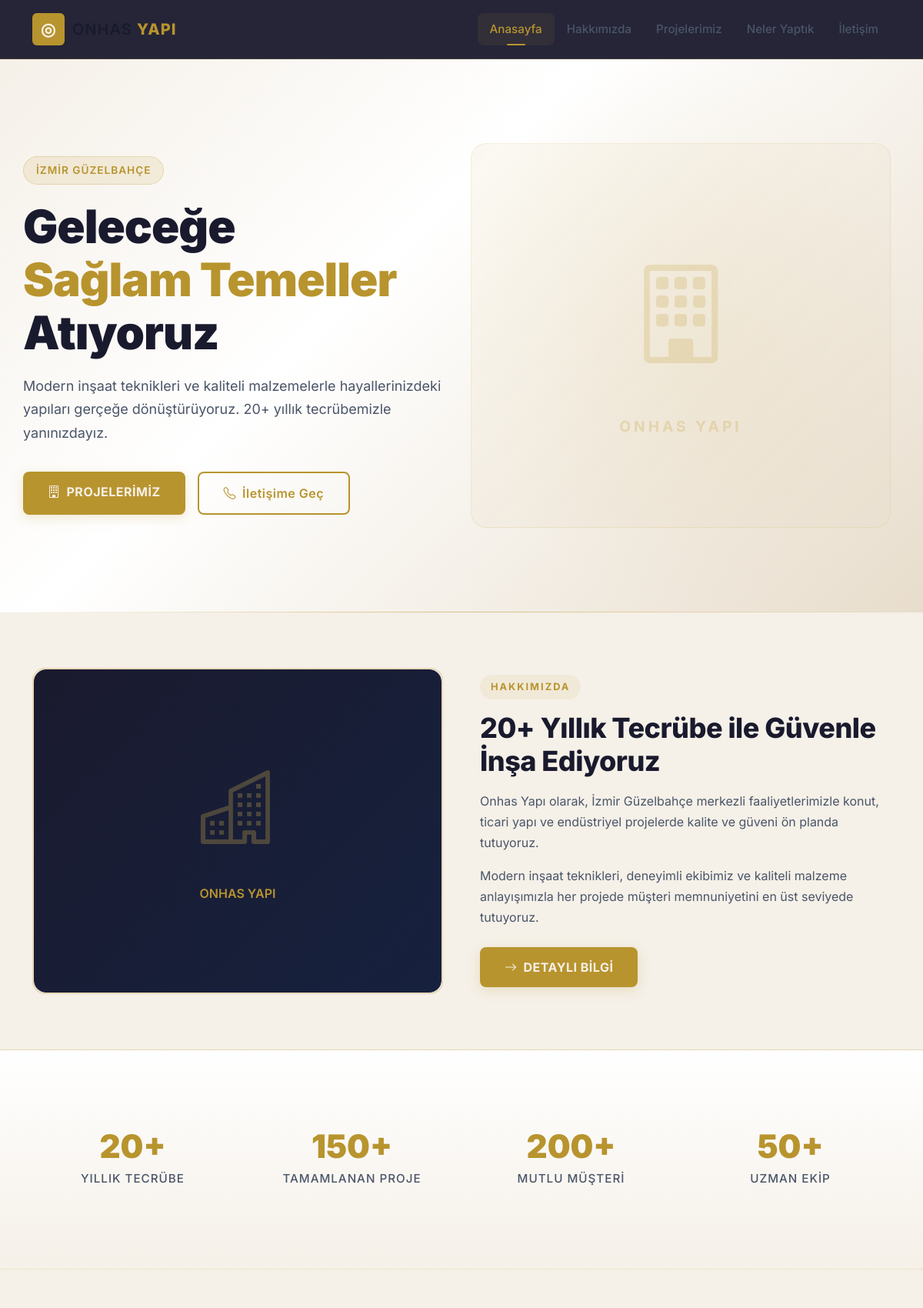
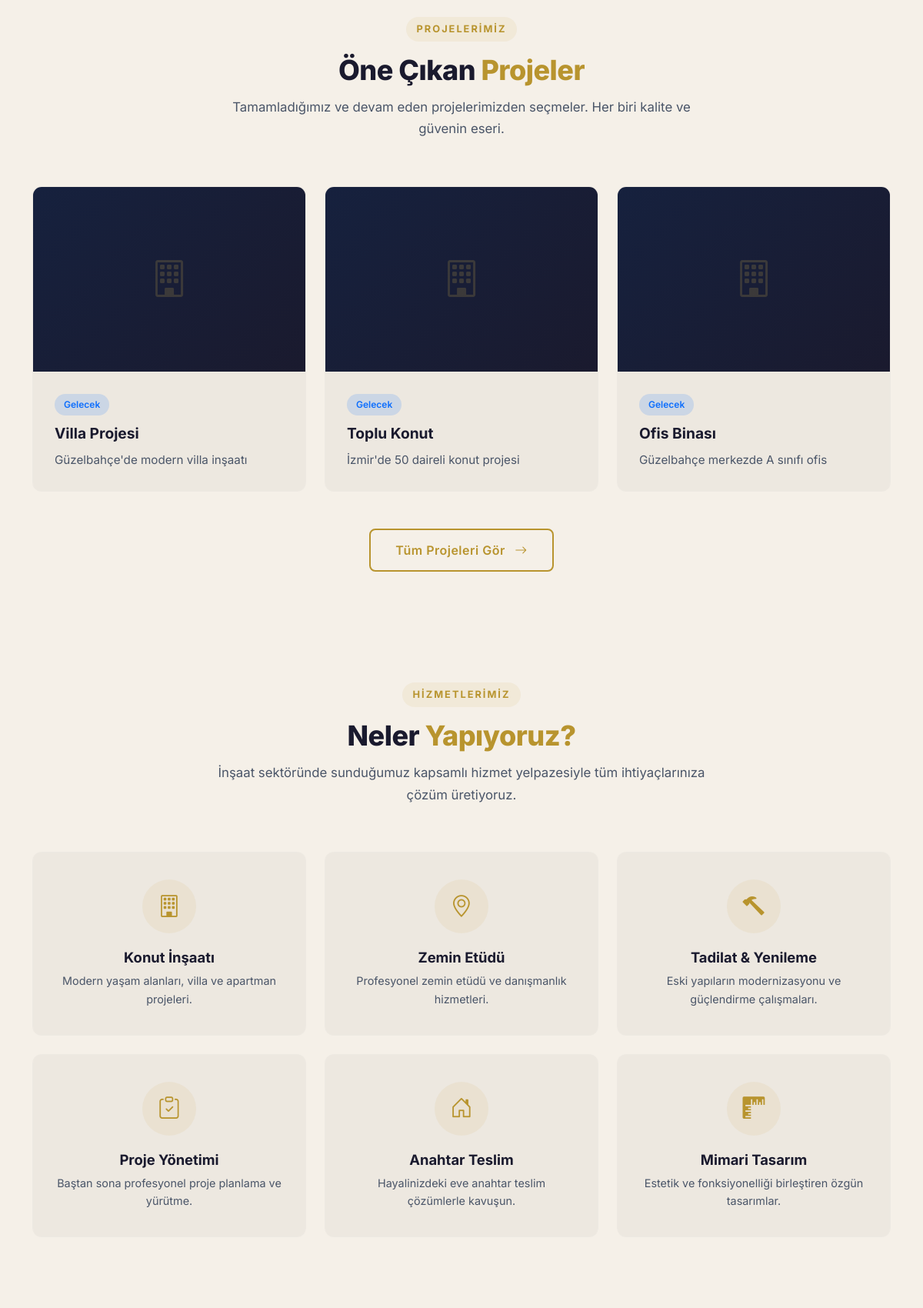
The page / (upper part) on the database its author committed (2 pictures, top to bottom).
### tables this page shows
CREATE TABLE projects (
            id          INTEGER PRIMARY KEY AUTOINCREMENT,
            title       TEXT NOT NULL,
            description TEXT,
            image       TEXT,
            status      TEXT DEFAULT 'devam',
            order_num   INTEGER DEFAULT 0
        );

### app.py (the view)
@app.route("/")
def index():
    contents = get_contents_dict()
    db = get_db()
    projects = db.execute(
        "SELECT * FROM projects ORDER BY order_num ASC"
    ).fetchall()
    return render_template(
        "index.html",
        contents=contents,
        projects=projects,
        get_content=get_content,
        get_setting=get_setting,
        istatistikler={
            "yil": get_content("istatistik_yil", "20+"),
            "proje": get_content("istatistik_proje", "150+"),
            "musteri": get_content("istatistik_musteri", "200+"),
            "ekip": get_content("istatistik_ekip", "50+"),
        },
        one_cikan_projeler=projects,
        hizmetler=[
            {"icon": "building", "title": "Konut İnşaatı", "description": "Modern yaşam alanları, villa ve apartman projeleri."},
            {"icon": "geo-alt", "title": "Zemin Etüdü", "description": "Profesyonel zemin etüdü ve danışmanlık hizmetleri."},
            {"icon": "hammer", "title": "Tadilat & Yenileme", "description": "Eski yapıların modernizasyonu ve güçlendirme çalışmaları."},
            {"icon": "clipboard-check", "title": "Proje Yönetimi", "description": "Baştan sona profesyonel proje planlama ve yürütme."},
            {"icon": "house-door", "title": "Anahtar Teslim", "description": "Hayalinizdeki eve anahtar teslim çözümlerle kavuşun."},
            {"icon": "rulers", "title": "Mimari Tasarım", "description": "Estetik ve fonksiyonelliği birleştiren özgün tasarımlar."},
        ],
    )

### app.py (called while the page is built)
def get_db():
    if "db" not in g:
        g.db = sqlite3.connect(DB_PATH)
        g.db.row_factory = sqlite3.Row
        g.db.execute("PRAGMA journal_mode=WAL")
        g.db.execute("PRAGMA foreign_keys=ON")
    return g.db

def get_contents_dict():
    db = get_db()
    rows = db.execute("SELECT key, value, type FROM contents").fetchall()
    return {r["key"]: (r["value"], r["type"]) for r in rows}

def get_content(key, default=""):
    db = get_db()
    row = db.execute("SELECT value FROM contents WHERE key = ?", (key,)).fetchone()
    return row["value"] if row else default

@app.context_processor
def inject_site():
    try:
        db = get_db()
    except Exception:
        return {"site": SiteNamespace()}
    attrs = {}
    for row in db.execute("SELECT key, value FROM settings").fetchall():
        attrs[row["key"]] = row["value"]
    for row in db.execute("SELECT key, value FROM contents").fetchall():
        attrs[row["key"]] = row["value"]
    class DynamicSite:
        def __getattr__(self, name):
            return attrs.get(name)
    return {"site": DynamicSite()}

### templates/index.html (shortened to what this page needs)
{% extends "base.html" %}
{% block content %}
<section class="hero-section">
    <div class="container">
        <div class="row align-items-center">
            <div class="col-lg-6 hero-content">
                <span class="hero-badge">{{ site.slogan or 'İzmir Güzelbahçe' }}</span>
                <h1 class="hero-title">
                    Geleceğe<br>
                    <span class="gold">Sağlam Temeller</span><br>
                    Atıyoruz
                </h1>
                <p class="hero-subtitle">
                    {{ site.hero_aciklama or 'Modern inşaat teknikleri ve kaliteli malzemelerle hayallerinizdeki yapıları gerçeğe dönüştürüyoruz. 20+ yıllık tecrübemizle yanınızdayız.' }}
                </p>
                <div class="d-flex flex-wrap gap-3">
                    <a href="{{ url_for('projeler') }}" class="btn btn-gold">
                        <i class="bi bi-building me-2"></i>Projelerimiz
                    </a>
                    <a href="{{ url_for('iletisim') }}" class="btn btn-outline-gold">
                        <i class="bi bi-telephone me-2"></i>İletişime Geç
                    </a>
                </div>
            </div>
            <div class="col-lg-6 d-none d-lg-block text-end">
                <div style="position: relative;">
                    <div style="width: 100%; height: 500px; background: linear-gradient(135deg, rgba(201,168,76,0.08) 0%, rgba(201,168,76,0.02) 100%); border-radius: 20px; border: 1px solid rgba(201,168,76,0.15); display: flex; align-items: center; justify-content: center;">
                        <div style="text-align: center;">
                            <i class="bi bi-building" style="font-size: 8rem; color: rgba(201,168,76,0.25);"></i>
                            <div style="margin-top: 20px; color: rgba(201,168,76,0.3); font-size: 1.2rem; font-weight: 700; letter-spacing: 4px;">ONHAS YAPI</div>
                        </div>
                    </div>
                </div>
            </div>
        </div>
    </div>
</section>
<section class="py-5">
    <div class="container py-4">
        <div class="row align-items-center g-5">
            <div class="col-lg-6">
                <div class="about-image-wrapper">
                    <div style="width: 100%; height: 420px; background: linear-gradient(135deg, #1a1a2e 0%, #16213e 100%); display: flex; align-items: center; justify-content: center; border-radius: 16px;">
                        <div style="text-align: center;">
                            <i class="bi bi-buildings" style="font-size: 6rem; color: rgba(201,168,76,0.3);"></i>
                            <p style="color: var(--gold); margin-top: 16px; font-weight: 600;">ONHAS YAPI</p>
                        </div>
                    </div>
                </div>
            </div>
            <div class="col-lg-6">
                <span class="section-badge">Hakkımızda</span>
                <h2 class="section-title text-start mb-3">
                    {{ site.hakkimizda_baslik or '20+ Yıllık Tecrübe ile Güvenle İnşa Ediyoruz' }}
                </h2>
                <p style="color: var(--text-secondary); margin-bottom: 16px;">
                    {{ site.hakkimizda_ozet or 'Onhas Yapı olarak, İzmir Güzelbahçe merkezli faaliyetlerimizle konut, ticari yapı ve endüstriyel projelerde kalite ve güveni ön planda tutuyoruz.' }}
                </p>
                <p style="color: var(--text-secondary); margin-bottom: 24px;">
                    Modern inşaat teknikleri, deneyimli ekibimiz ve kaliteli malzeme anlayışımızla her projede müşteri memnuniyetini en üst seviyede tutuyoruz.
                </p>
                <a href="{{ url_for('hakkimizda') }}" class="btn btn-gold">
                    <i class="bi bi-arrow-right me-2"></i>Detaylı Bilgi
                </a>
            </div>
        </div>
    </div>
</section>
<section class="stats-section py-5">
    <div class="container py-3">
        <div class="row g-4">
            <div class="col-6 col-md-3">
                <div class="stat-card">
                    <div class="stat-number">{{ istatistikler.yil or '20+' }}</div>
                    <div class="stat-label">Yıllık Tecrübe</div>
                </div>
            </div>
            <div class="col-6 col-md-3">
                <div class="stat-card">
                    <div class="stat-number">{{ istatistikler.proje or '150+' }}</div>
                    <div class="stat-label">Tamamlanan Proje</div>
                </div>
            </div>
            <div class="col-6 col-md-3">
                <div class="stat-card">
                    <div class="stat-number">{{ istatistikler.musteri or '200+' }}</div>
                    <div class="stat-label">Mutlu Müşteri</div>
                </div>
            </div>
            <div class="col-6 col-md-3">
                <div class="stat-card">
                    <div class="stat-number">{{ istatistikler.ekip or '50+' }}</div>
                    <div class="stat-label">Uzman Ekip</div>
                </div>
            </div>
        </div>
    </div>
</section>
<section class="py-5">
    <div class="container py-4">
        <div class="section-header">
            <span class="section-badge">Projelerimiz</span>
            <h2 class="section-title">Öne Çıkan <span class="gold">Projeler</span></h2>
            <p class="section-desc">Tamamladığımız ve devam eden projelerimizden seçmeler. Her biri kalite ve güvenin eseri.</p>
        </div>
        <div class="row g-4">
            {% for proje in one_cikan_projeler[:3] %}
            <div class="col-md-6 col-lg-4">
                <div class="card-custom">
                    {% if proje.foto %}
                    <img src="{{ proje.foto }}" class="card-img-top" alt="{{ proje.title }}">
                    {% else %}
                    <div style="height: 240px; background: linear-gradient(135deg, #16213e, #1a1a2e); display: flex; align-items: center; justify-content: center;">
                        <i class="bi bi-building" style="font-size: 3rem; color: rgba(201,168,76,0.2);"></i>
                    </div>
                    {% endif %}
                    <div class="card-body">
                        <span class="card-badge {% if proje.durum == 'devam' %}badge-ongoing{% elif proje.durum == 'bitti' %}badge-completed{% else %}badge-upcoming{% endif %}">
                            {% if proje.durum == 'devam' %}Devam Ediyor{% elif proje.durum == 'bitti' %}Tamamlandı{% else %}Gelecek{% endif %}
                        </span>
                        <h5 class="card-title">{{ proje.title or 'Proje Başlığı' }}</h5>
                        <p class="card-text">{{ proje.description[:120] or 'Proje açıklaması buraya gelecek.' }}{% if proje.description and proje.description|length > 120 %}...{% endif %}</p>
                    </div>
                </div>
            </div>
            {% endfor %}
        </div>
        <div class="text-center mt-5">
            <a href="{{ url_for('projeler') }}" class="btn btn-outline-gold">
                Tüm Projeleri Gör <i class="bi bi-arrow-right ms-2"></i>
            </a>
        </div>
    </div>
</section>
<section class="py-5">
    <div class="container py-4">
        <div class="section-header">
            <span class="section-badge">Hizmetlerimiz</span>
            <h2 class="section-title">Neler <span class="gold">Yapıyoruz?</span></h2>
            <p class="section-desc">İnşaat sektöründe sunduğumuz kapsamlı hizmet yelpazesiyle tüm ihtiyaçlarınıza çözüm üretiyoruz.</p>
        </div>
        <div class="row g-4">
            {% for hizmet in hizmetler[:6] %}
            <div class="col-md-6 col-lg-4">
                <div class="service-card">
                    <div class="service-icon">
                        <i class="bi bi-{{ hizmet.icon or 'building' }}"></i>
                    </div>
                    <h4>{{ hizmet.title or 'Hizmet Başlığı' }}</h4>
                    <p>{{ hizmet.description or 'Hizmet açıklaması buraya gelecek.' }}</p>
                </div>
            </div>
            {% endfor %}
        </div>
    </div>
</section>
<section class="py-5">
</section>
{% endblock %}

### rows shown on the page
projects: title "Villa Projesi", description "Güzelbahçe'de modern villa inşaatı"
projects: title "Toplu Konut", description "İzmir'de 50 daireli konut projesi"
projects: title "Ofis Binası", description "Güzelbahçe merkezde A sınıfı ofis"

### other values the page prints
{{ site.slogan or 'İzmir Güzelbahçe' }} "İZMIR GÜZELBAHÇE"
{{ istatistikler.yil or '20+' }} "20+"
{{ istatistikler.proje or '150+' }} "150+"
{{ istatistikler.musteri or '200+' }} "200+"
{{ istatistikler.ekip or '50+' }} "50+"
{{ hizmet.title or 'Hizmet Başlığı' }} "Konut İnşaatı" "Zemin Etüdü" "Tadilat & Yenileme" "Proje Yönetimi" "Anahtar Teslim" "Mimari Tasarım"
{{ hizmet.description or 'Hizmet açıklaması buraya gelecek.' }} "Modern yaşam alanları, villa ve apartman projeleri." "Profesyonel zemin etüdü ve danışmanlık hizmetleri." "Eski yapıların modernizasyonu ve güçlendirme çalışmaları." "Baştan sona profesyonel proje planlama ve yürütme." "Hayalinizdeki eve anahtar teslim çözümlerle kavuşun." "Estetik ve fonksiyonelliği birleştiren özgün tasarımlar."
